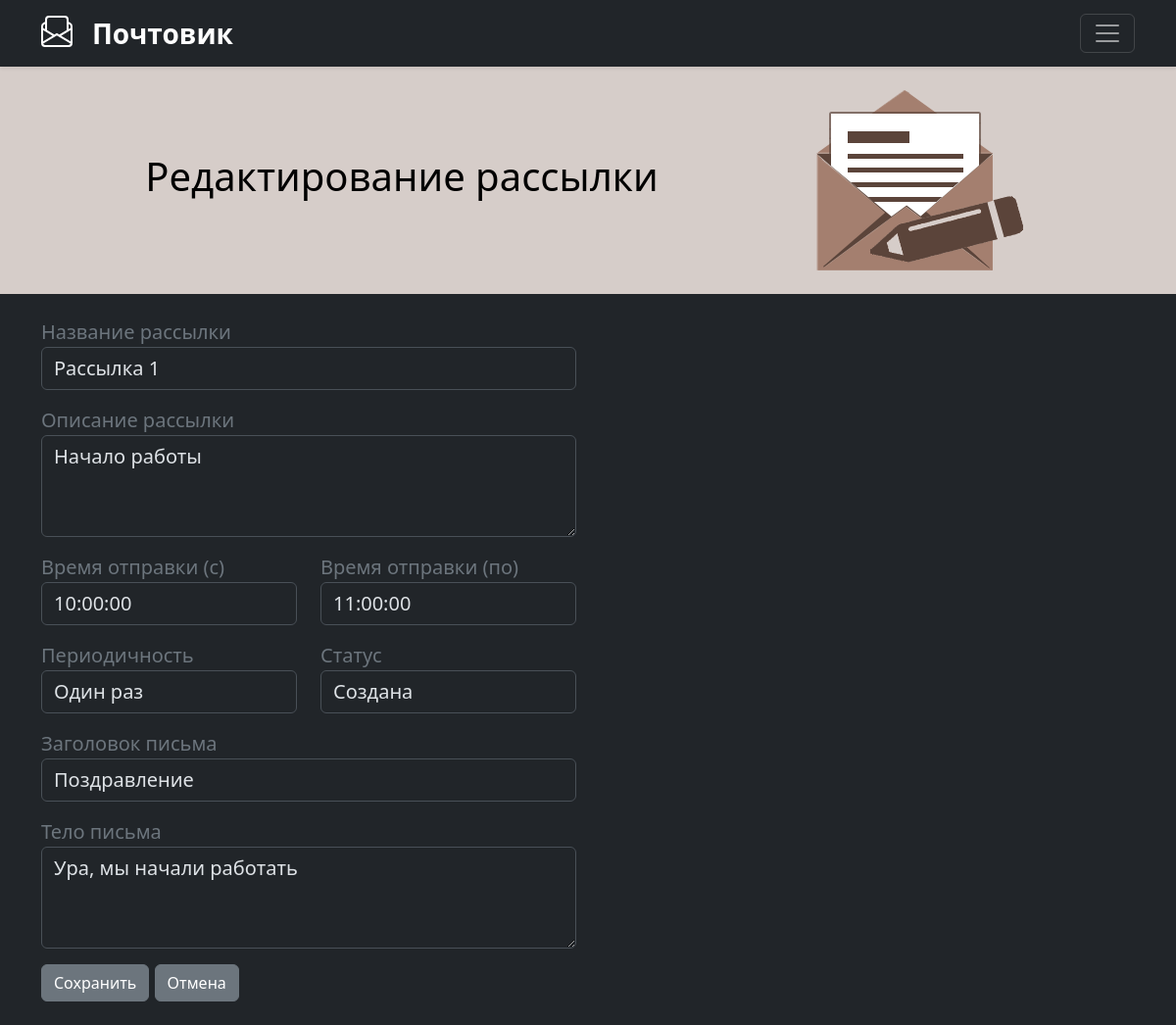
The app's page /mailings/update/1 with its own data.
### mailings/models.py (models this page shows, shortened)
class Mailing(models.Model):
    PERIOD_ONCE = 'once'
    PERIOD_DAILY = 'daily'
    PERIOD_WEEKLY = 'weekly'
    PERIOD_MONTHLY = 'monthly'
    PERIODS = (
        (PERIOD_ONCE, 'Один раз'),
        (PERIOD_DAILY, 'Раз в день'),
        (PERIOD_WEEKLY, 'Раз в неделю'),
        (PERIOD_MONTHLY, 'Раз в месяц'),
    )
    STATUS_CREATED = 'created'
    STATUS_STARTED = 'started'
    STATUS_DONE = 'done'
    STATUSES = (
        (STATUS_CREATED, 'Создана'),
        (STATUS_STARTED, 'Запущена'),
        (STATUS_DONE, 'Завершена'),
    )
    title = models.CharField(max_length=150, verbose_name='Название')
    desription = models.TextField(verbose_name='Описание', **NULLABLE)
    sending_time_start = models.TimeField(verbose_name='Время отправки (с)', default=datetime.time(10, 0))
    sending_time_end = models.TimeField(verbose_name='Время отправки (до)', default=datetime.time(11, 0))
    periodicity = models.CharField(max_length=20, choices=PERIODS, verbose_name='Периодичность',
                                   default=PERIOD_ONCE)
    status = models.CharField(max_length=20, choices=STATUSES, verbose_name='Статус',
                              default=STATUS_CREATED)
    mail_title = models.CharField(max_length=300, verbose_name='Тема письма')
    mail_content = models.TextField(verbose_name='Содержание письма')
    class Meta:
        verbose_name = 'Рассылка'
        verbose_name_plural = 'Рассылки'

### mailings/views.py (the view, shortened to what this page needs)
# urls.py: path('update/<int:pk>', MailingUpdateView.as_view(), name='update'),
class MailingUpdateView(UpdateView):
    model = Mailing
    form_class = MailingForm

### mailings/forms.py
class MailingForm(StyleFormMixin, forms.ModelForm):
    class Meta:
        model = Mailing
        fields = '__all__'

### mailings/templates/mailings/mailing_form.html (shortened to what this page needs)
{% extends 'mailings/base.html' %}
{% load static %}
{% block light_block %}
<div class="row align-items-center">
    <div class="col-8 text-center">
        <h1 class="">
            {% if object %}
                Редактирование рассылки
            {% else%}
                Новая рассылка
            {% endif %}
        </h1>
    </div>
    <div class="col-4">
            {% if object %}
                <img src="{% static 'mailings/img/update_main_img.png' %}" class="img-fluid"/>
            {% else%}
                <img src="{% static 'mailings/img/create_main_img.png' %}" class="img-fluid"/>
            {% endif %}
    </div>
</div>
{% endblock %}
{% block dark_block %}
<form method="post">
    <div class="row">
        <div class="col-6">
            <div class="pb-3">
                <span class="text-secondary">
                    Название рассылки
                </span>
                {{ form.title }}
            </div>
            <div class="pb-3">
                <span class="text-secondary">
                    Описание рассылки
                </span>
                {{ form.desription }}
            </div>
            <div class="pb-3">
                <div class="row">
                    <div class="col-6">
                        <span class="text-secondary">
                            Время отправки (с)
                        </span>
                        {{ form.sending_time_start }}
                    </div>
                    <div class="col-6">
                        <span class="text-secondary">
                            Время отправки (по)
                        </span>
                        {{ form.sending_time_end }}
                    </div>
                </div>
            </div>
            <div class="pb-3">
                <div class="row">
                    <div class="col-6">
                        <span class="text-secondary">
                            Периодичность
                        </span>
                        {{ form.periodicity }}
                    </div>
                    <div class="col-6">
                        <span class="text-secondary">
                            Статус
                        </span>
                        {{ form.status }}
                    </div>
                </div>
            </div>
            <div class="pb-3">
                <span class="text-secondary">
                    Заголовок письма
                </span>
                {{ form.mail_title }}
            </div>
            <div class="pb-3">
                <span class="text-secondary">
                    Тело письма
                </span>
                {{ form.mail_content }}
            </div>
        </div>
    </div>
    <button type="submit" class="btn btn-secondary">
        {% if object %}
            Сохранить
        {% else %}
            Создать
        {% endif %}
    </button>
    <a class="btn btn-secondary" href="{% url 'mailings:list' %}">
        Отмена
    </a>
</form>
{% endblock %}

### records on screen
Mailing: title "Рассылка 1", desription "Начало работы", sending_time_start "10:00:00", sending_time_end "11:00:00", periodicity "Один раз", status "Создана", mail_title "Поздравление", mail_content "Ура, мы начали работать"
